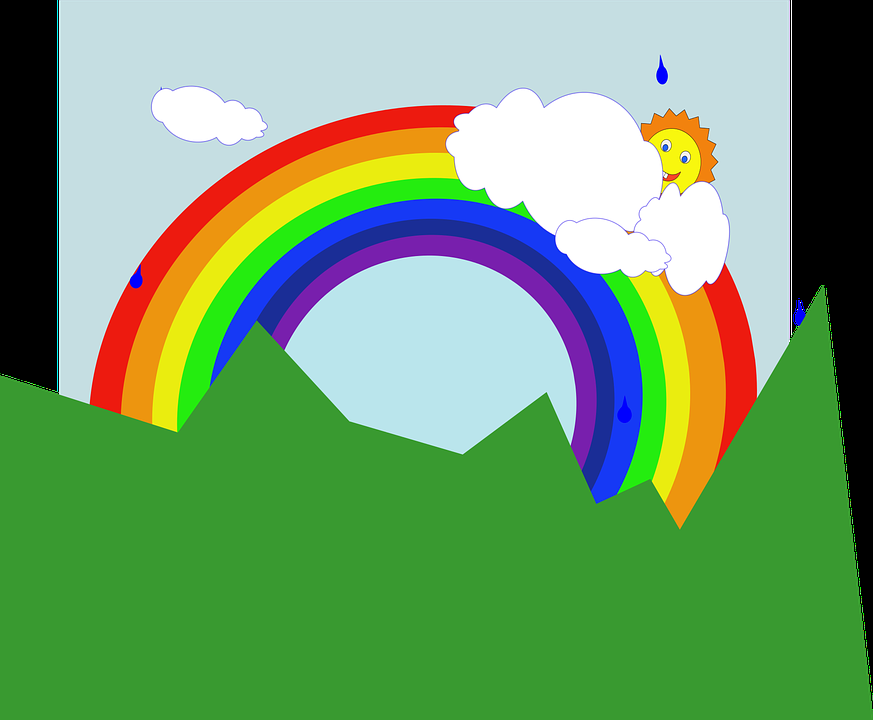
#> input picture rainbow.png, 873 x 720 px
$ python selection_color.py
#> lines starting #> are read from the running program, lines starting #| are printed output that depends on the picture; after the words box and inside, x2 and y2 are one past the last pixel; in counts of white or black regions, pixels touching at a corner belong together
import cv2
import numpy as np

def nothing(x):
    pass

# set trackbar
hh = 'hue high'
hl = 'hue low'
sh = 'saturation high'
sl = 'saturation low'
vh = 'value high'
vl = 'value low'

#set nama window untuk trackbar
cv2.namedWindow('threshold')

# set range trackbar
cv2.createTrackbar(hh, 'threshold', 179, 179, nothing)
cv2.createTrackbar(hl, 'threshold', 0, 179, nothing)
#> slider 'hue low' is set to 35
cv2.createTrackbar(sh, 'threshold', 255, 255, nothing)
cv2.createTrackbar(sl, 'threshold', 0, 255, nothing)
#> slider 'saturation low' is set to 51
cv2.createTrackbar(vh, 'threshold', 255, 255, nothing)
cv2.createTrackbar(vl, 'threshold', 0, 255, nothing)
#> slider 'value low' is set to 51

#load image
img=cv2.imread('rainbow.png')
#> img is the input picture: shape (720, 873, 3); mean B, G, R 107.9, 158.7, 115.1

while(1):

    #mengambil nilai posisi terakhir dari trackbar
    hul = cv2.getTrackbarPos(hl, 'threshold')
    huh = cv2.getTrackbarPos(hh, 'threshold')
    sal = cv2.getTrackbarPos(sl, 'threshold')
    sah = cv2.getTrackbarPos(sh, 'threshold')
    val = cv2.getTrackbarPos(vl, 'threshold')
    vah = cv2.getTrackbarPos(vh, 'threshold')

    #mengelompokkan nilai threshold dari batas bawah dan batas atas
    #kedalam variabel array
    hsvl=np.array([hul,sal,val],np.uint8)
    hsvh=np.array([huh,sah,vah],np.uint8)

    #mengkonversi colorspace atau ruang warna dari RGB ke HSV
    hsv= cv2.cvtColor(img, cv2.COLOR_BGR2HSV)
#> hsv: shape (720, 873, 3); mean H, S, V 58.5, 124, 178.1

    #memasang atau menerapkan threshold untuk HSV
    mask = cv2.inRange(hsv,hsvl,hsvh)
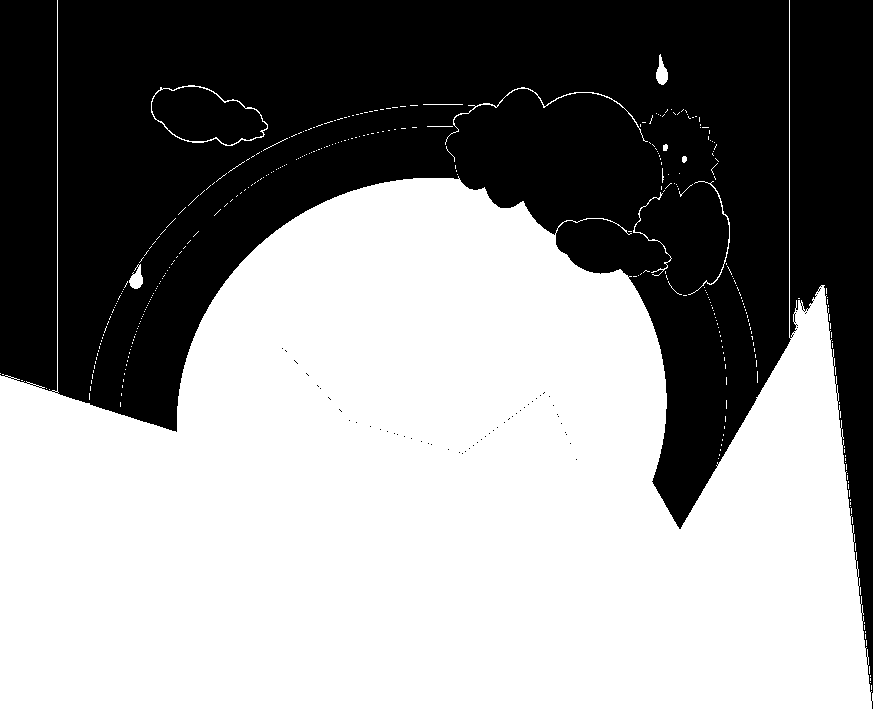
#> mask: shape (720, 873); 56.5% white; 57 black regions (56 under 20 px), largest, box (x1, y1, x2, y2) and area: (0, 0, 873, 709) 273091

    #masking image
    res = cv2.bitwise_and(img, img, mask=mask)
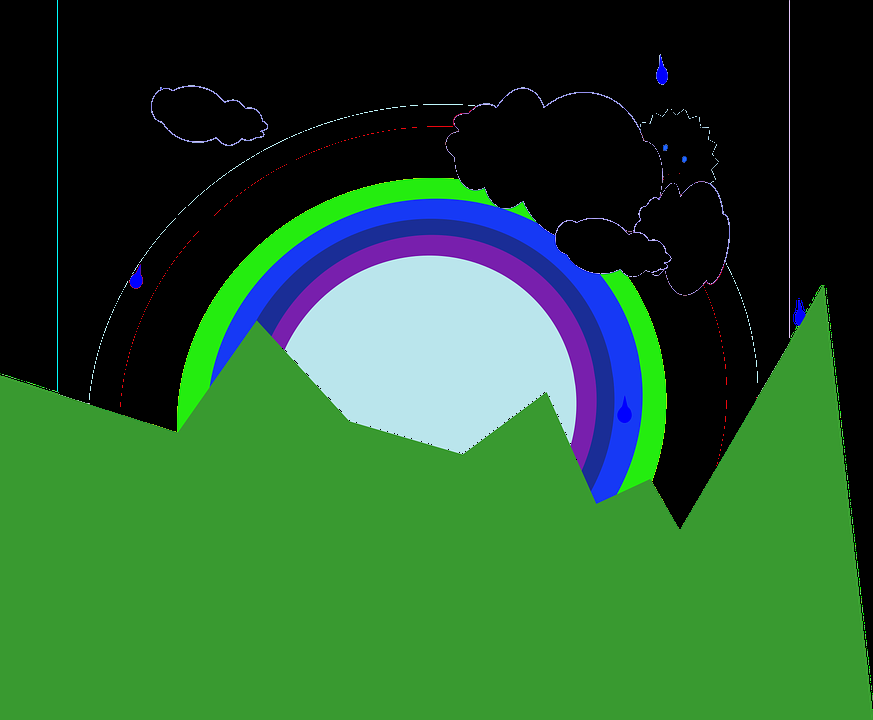
#> res: shape (720, 873, 3); mean B, G, R 47.7, 87.7, 40

    #menampilkan image
    cv2.imshow('mask',mask)
    cv2.imshow('res',res)

    #tekan q untuk close program
    if cv2.waitKey(1)&0xFF==ord('q'):
#> (key q is pressed here)
        break

cv2.destroyAllWindows()
#> (the run stopped early here; a loop or call above may not have finished)
